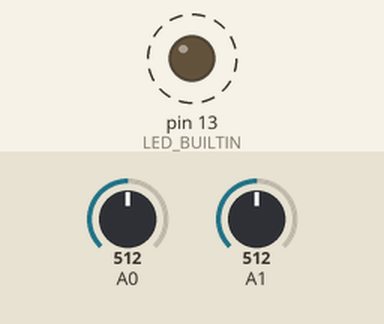
Recording of a sketch running on a simulated Arduino Uno, built with avr-gcc and run on an emulated ATmega328P. Parts: output pins drawn as LEDs (lit = HIGH). Dashed ring = blinking. Inputs (shaded band) come from the test bench; at power-on: A0 = 512, A1 = 512. What the sketch prints to the serial monitor is not drawn.

Above: at 0.89 s.
1.3 s: A0 set to 110
4.3 s: A0 set to 89
Timing chart, 0 to 13.3 s (numbered marks = the images above; inputs shaded):
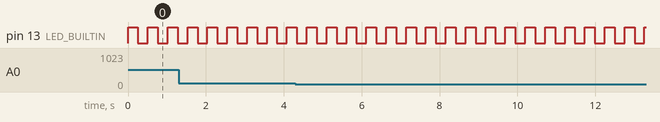

Measured:
- by itself, pin 13 (LED_BUILTIN): alternates HIGH for 0.26 s and LOW for 0.26 s

The sketch:

structqueueex.ino
```cpp
/*
 * Example of a basic FreeRTOS queue
 * https://www.freertos.org/Embedded-RTOS-Queues.html
 */

// Include Arduino FreeRTOS library
#include <Arduino_FreeRTOS.h>

// Include queue support
#include <queue.h>

// Define a struct
struct pinRead {
  int pin;
  int value;
};

/*
 * Declaring a global variable of type QueueHandle_t
 *
 */
QueueHandle_t structQueue;

void setup() {

  /**
   * Create a queue.
   * https://www.freertos.org/a00116.html
   */
  structQueue = xQueueCreate(10, // Queue length
                              sizeof(struct pinRead) // Queue item size
                              );

  if (structQueue != NULL) {

    // Create task that consumes the queue if it was created.
    xTaskCreate(TaskSerial, // Task function
                "Serial", // A name just for humans
                128,  // This stack size can be checked & adjusted by reading the Stack Highwater
                NULL,
                2, // Priority, with 3 (configMAX_PRIORITIES - 1) being the highest, and 0 being the lowest.
                NULL);


    // Create task that publish data in the queue if it was created.
    xTaskCreate(TaskAnalogReadPin0, // Task function
                "AnalogReadPin0", // Task name
                128,  // Stack size
                NULL,
                1, // Priority
                NULL);

    // Create other task that publish data in the queue if it was created.
    xTaskCreate(TaskAnalogReadPin1, // Task function
                "AnalogReadPin1", // Task name
                128,  // Stack size
                NULL,
                1, // Priority
                NULL);

  }


  xTaskCreate(TaskBlink, // Task function
              "Blink", // Task name
              128, // Stack size
              NULL,
              0, // Priority
              NULL );

}

void loop() {}


/**
 * Analog read task for Pin A0
 * Reads an analog input on pin 0 and send the readed value through the queue.
 * See Blink_AnalogRead example.
 */
void TaskAnalogReadPin0(void *pvParameters)
{
  (void) pvParameters;

  for (;;)
  {
    // Read the input on analog pin 0:
    struct pinRead currentPinRead;
    currentPinRead.pin = 0;
    currentPinRead.value = analogRead(A0);

    /**
     * Post an item on a queue.
     * https://www.freertos.org/a00117.html
     */
    xQueueSend(structQueue, &currentPinRead, portMAX_DELAY);

    // One tick delay (15ms) in between reads for stability
    vTaskDelay(1);
  }
}


/**
 * Analog read task for Pin A1
 * Reads an analog input on pin 1 and send the readed value through the queue.
 * See Blink_AnalogRead example.
 */
void TaskAnalogReadPin1(void *pvParameters)
{
  (void) pvParameters;

  for (;;)
  {
    // Read the input on analog pin 1:
    struct pinRead currentPinRead;
    currentPinRead.pin = 1;
    currentPinRead.value = analogRead(A1);

    /**
     * Post an item on a queue.
     * https://www.freertos.org/a00117.html
     */
    xQueueSend(structQueue, &currentPinRead, portMAX_DELAY);

    // One tick delay (15ms) in between reads for stability
    vTaskDelay(1);
  }
}

/**
 * Serial task.
 * Prints the received items from the queue to the serial monitor.
 */
void TaskSerial(void * pvParameters) {
  (void) pvParameters;

  // Init Arduino serial
  Serial.begin(9600);

  // Wait for serial port to connect. Needed for native USB, on LEONARDO, MICRO, YUN, and other 32u4 based boards.
  while (!Serial) {
    vTaskDelay(1);
  }

  for (;;)
  {

    struct pinRead currentPinRead;

    /**
     * Read an item from a queue.
     * https://www.freertos.org/a00118.html
     */
    if (xQueueReceive(structQueue, &currentPinRead, portMAX_DELAY) == pdPASS) {
      Serial.print("Pin: ");
      Serial.print(currentPinRead.pin);
      Serial.print(" Value: ");
      Serial.println(currentPinRead.value);
    }
  }
}

/*
 * Blink task.
 * See Blink_AnalogRead example.
 */
void TaskBlink(void *pvParameters)
{
  (void) pvParameters;

  pinMode(LED_BUILTIN, OUTPUT);

  for (;;)
  {
    digitalWrite(LED_BUILTIN, HIGH);
    vTaskDelay( 250 / portTICK_PERIOD_MS );
    digitalWrite(LED_BUILTIN, LOW);
    vTaskDelay( 250 / portTICK_PERIOD_MS );
  }
}
```
